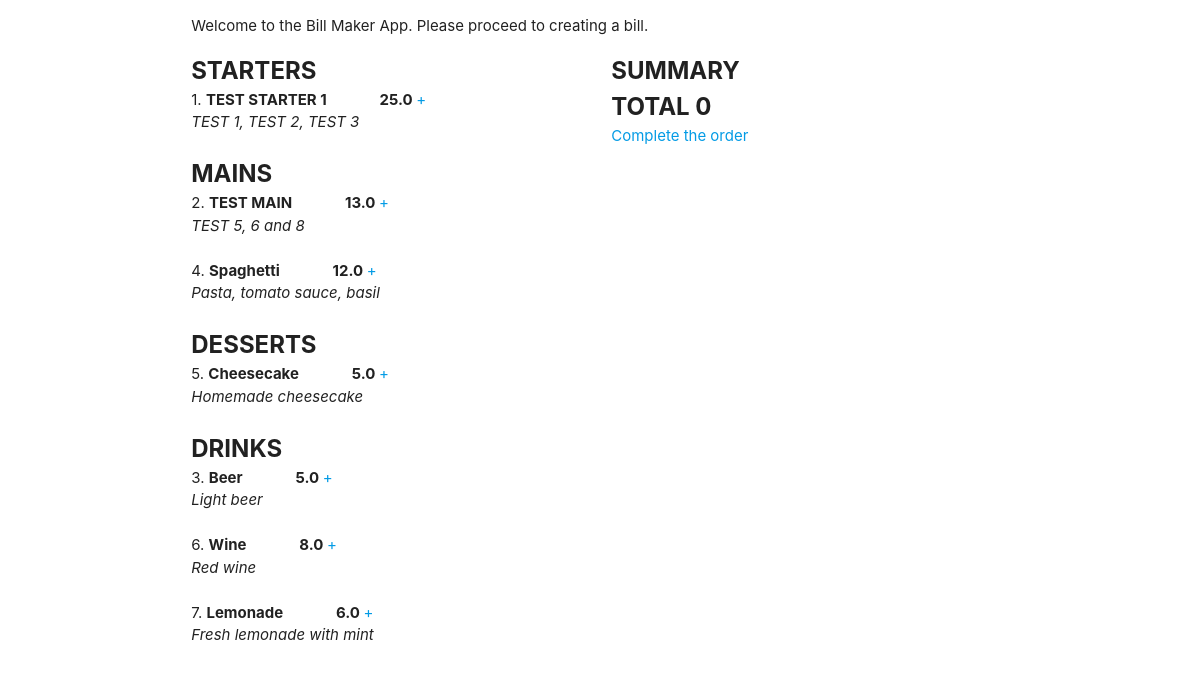
The page / on the database its author committed.
### bill_maker/models.py (models this page shows, shortened)
class Product(models.Model):
    id = models.AutoField(primary_key=True)
    category = models.CharField(max_length=15, choices=CATEGORIES, default='starters')
    name = models.CharField(max_length=500, default='', unique=True)
    price = models.FloatField()
    short_description = models.CharField(max_length=100, default='')
    class Meta:
        verbose_name_plural = "Products"

### bill_maker/views.py (the view)
# urls.py: path('', views.homepage, name='homepage'),
def homepage(request):
    starters = Product.objects.filter(category = "starters")
    mains = Product.objects.filter(category = "mains")
    desserts = Product.objects.filter(category = "desserts")
    drinks = Product.objects.filter(category = "drinks")
    summary = []
    total = 0
    for id in gather.summary():
        summary.append(Product.objects.get(id = id))
        total = total + Product.objects.get(id = id).price
    return render(request, 'main/homepage.html',
                  context={'starters': starters,
                           'mains': mains,
                           'desserts': desserts,
                           'drinks': drinks,
                           'summary':summary,
                           'total':total,
                           }
                  )

### bill_maker/views.py (called while the page is built)
    def summary(self):
        return self.clicked_ids

### bill_maker/templates/main/homepage.html (shortened to what this page needs)
{% extends 'main/header.html' %}
{% block content %}
    <div class="row">
      <div class="col s12"><p> Welcome to the Bill Maker App. Please proceed to creating a bill. </p></div>
      <div class="col s6">
			<b> <font size="5"> STARTERS </font>  </b> <br>
			{% for prod in starters %}
				{{ prod.id }}. <b> {{ prod.name }} </b>  &emsp;&emsp;&emsp; <b> {{ prod.price }} </b> <a href=/add/{{ prod.id }} > + </a>  <br>
				<i> {{ prod.short_description }} </i> <br> <br>
			{% endfor %}
			<b><font size="5"> MAINS</font> </b> <br>
			{% for prod in mains %}
				{{ prod.id }}. <b> {{ prod.name }} </b>  &emsp;&emsp;&emsp; <b> {{ prod.price }} </b> <a href=/add/{{ prod.id }}> + </a> <br>
				<i> {{ prod.short_description }} </i> <br> <br>
			{% endfor %}
			<b><font size="5"> DESSERTS </font></b> <br>
			{% for prod in desserts %}
				{{ prod.id }}. <b> {{ prod.name }} </b>  &emsp;&emsp;&emsp; <b> {{ prod.price }} </b> <a href=/add/{{ prod.id }}> + </a> <br>
				<i> {{ prod.short_description }} </i> <br> <br>
			{% endfor %}
			<b><font size="5"> DRINKS </font></b> <br>
			{% for prod in drinks %}
				{{ prod.id }}. <b> {{ prod.name }} </b>  &emsp;&emsp;&emsp; <b> {{ prod.price }} </b> <a href=/add/{{ prod.id }}> + </a> <br>
				<i> {{ prod.short_description }} </i> <br> <br>
			{% endfor %}
	</div>
      <div class="col s6">
		  <b><font size="5"> SUMMARY </font></b> <br>
		<b><font size="5"> TOTAL {{ total }} </font></b> <br>
		<a href=/complete> Complete the order </a> <br>
	  </div>
    </div>
{% endblock %}

### bill_maker/templates/main/header.html (shortened to what this page needs)
<!DOCTYPE html>
<html lang="en">
<head>
    <link rel="stylesheet" href="https://cdnjs.cloudflare.com/ajax/libs/materialize/1.0.0/css/materialize.min.css">
<body>
<div class="container">
  {% block content %}
  {% endblock content %}
</div>
</body>
</html>

### rows shown on the page
Product: id "1", name "TEST STARTER 1", price "25.0", short_description "TEST 1, TEST 2, TEST 3"
Product: id "2", name "TEST MAIN", price "13.0", short_description "TEST 5, 6 and 8"
Product: id "4", name "Spaghetti", price "12.0", short_description "Pasta, tomato sauce, basil"
Product: id "5", name "Cheesecake", price "5.0", short_description "Homemade cheesecake"
Product: id "3", name "Beer", price "5.0", short_description "Light beer"
Product: id "6", name "Wine", price "8.0", short_description "Red wine"
Product: id "7", name "Lemonade", price "6.0", short_description "Fresh lemonade with mint"

### other values the page prints
{{ total }} "0"
